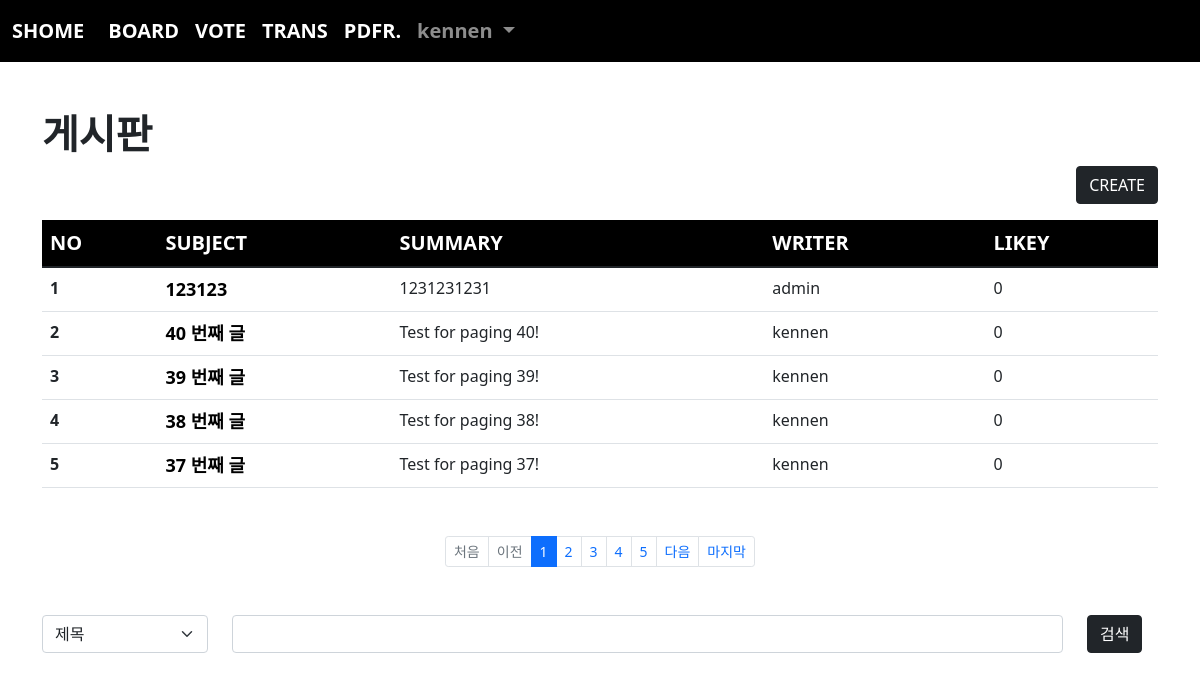
The page /board/index/ (signed in) on the database its author committed.
### acc/models.py (models this page shows, shortened)
class User(AbstractUser):
    comment = models.TextField()
    point = models.IntegerField(default=0)
    age = models.IntegerField(default=0)
    pic = models.ImageField(upload_to="user/%y/%m")

### board/models.py (models this page shows, shortened)
class Board(models.Model):
    subject = models.CharField(max_length=100)
    writer = models.ForeignKey(User, on_delete=models.CASCADE, related_name="writer")
    content = models.TextField()
    likey = models.ManyToManyField(User, blank=True, related_name="likey")
    pubdate = models.DateTimeField()
    def summary(self):
        if len(self.content) > 100:
            return f"{self.content[:100]}   ..."
        return self.content

### board/views.py (the view)
# urls.py: path('index/', views.index, name="index"),
def index(request):
    pg = request.GET.get("page", 1)
    cate = request.GET.get("cate", "")
    kw = request.GET.get("kw", "")
    if kw:
        if cate == "sub":
            b = Board.objects.filter(subject__startswith=kw)
        elif cate == "wri":
            try:
                from acc.models import User
                u = User.objects.get(username=kw)
                b = Board.objects.filter(writer=u)
            except:
                b = Board.objects.none()
        elif cate == "con":
            b = Board.objects.filter(content__contains=kw)
        else:
            messages.error(request, "혼나!")
            b = Board.objects.all()
    else:
        b = Board.objects.all()
    b = b.order_by('-pubdate')
    pag = Paginator(b,5)
    obj = pag.get_page(pg)
    context = {
        "bset": obj,
        "cate": cate,
        "kw": kw
    }
    return render(request, "board/index.html", context)

### templates/board/index.html (shortened to what this page needs)
{% extends 'base.html' %}
{% block con %}
{% load mathfilters %}
    <div class="container mt-5 mb-5">
        <h1><b>게시판</b></h1>
        <div class="text-end">
            <a href="{% url 'board:create' %}" class="btn btn-dark">CREATE</a>
        </div>
        <table class="table mt-3">
            <thead style="background-color: black; color:white; font-size: 20px;">
                <tr>
                    <th scope="col">NO</th>
                    <th scope="col">SUBJECT</th>
                    <th scope="col">SUMMARY</th>
                    <th scope="col">WRITER</th>
                    <th scope="col">LIKEY</th>
                </tr>
            </thead>
            <tbody>
                {% if bset %}
                    {% for i in bset %}
                        <tr>
                            <th scope="row">{{ bset.start_index|add:forloop.counter0 }}</th>
                            <td><a class="sub" href="{% url 'board:detail' i.id %}">{{ i.subject }}</a></td>
                            <td>{{ i.summary }}</td>
                            <td>{{ i.writer }}</td>
                            <td>{{ i.likey.all.count }}</td>
                        </tr>
                    {% endfor %}
                {% endif %}
            </tbody>
        </table>
        <nav aria-label="Page navigation example" class="mt-5">
            <ul class="pagination justify-content-center pagination-sm">
                {% if bset.has_previous %}
                    <li class="page-item"><a class="page-link" href="{% url 'board:index' %}?page=1&cate={{cate}}&kw={{kw}}">처음</a></li>
                    <li class="page-item"><a class="page-link" href="{% url 'board:index' %}?page={{ bset.previous_page_number }}&cate={{cate}}&kw={{kw}}">이전</a></li>
                {% else %}
                    <li class="page-item disabled"><a class="page-link">처음</a></li>
                    <li class="page-item disabled"><a class="page-link">이전</a></li>
                {% endif %}
                {% for i in bset.paginator.page_range %}
                    {% if i >= bset.number|sub:5 and bset.number|add:4 >= i %}
                        <li class="page-item {% if bset.number == i %}active{% endif %}"><a class="page-link" href="{% url 'board:index' %}?page={{i}}&cate={{cate}}&kw={{kw}}">{{i}}</a></li>
                    {% endif %}
                {% endfor %}
                {% if bset.has_next %}
                    <li class="page-item"><a class="page-link" href="{% url 'board:index' %}?page={{ bset.next_page_number }}&cate={{cate}}&kw={{kw}}">다음</a></li>
                    <li class="page-item"><a class="page-link" href="{% url 'board:index' %}?page={{ bset.paginator.num_pages }}&cate={{cate}}&kw={{kw}}">마지막</a></li>
                {% else %}
                    <li class="page-item disabled"><a class="page-link">다음</a></li>
                    <li class="page-item disabled"><a class="page-link">마지막</a></li>
                {% endif %}
            </ul>
        </nav>
        <form>
            <div class="row mt-5 mb-5">
                <div class="col-lg-2">
                    <select name="cate" class="form-select" aria-label="Default select example">
                        <option value="sub" {% if cate == 'sub' %} selected {% endif %}>제목</option>
                    </select>
                </div>
                <div class="col-lg-9">
                    <input type="text" class="form-control" name="kw" value="{{kw}}">
                </div>
                <div class="col-lg-1">
                    <button class="btn btn-dark">검색</button>
                </div>
            </div>
        </form>
    </div>
{% endblock %}

### templates/base.html (shortened to what this page needs)
<!doctype html>
<html lang="en">
    <head>
        <link href="https://cdn.jsdelivr.net/npm/bootstrap@5.1.3/dist/css/bootstrap.min.css" rel="stylesheet">
    </head>
    <body>
        {% if user.is_authenticated %}
            <nav class="navbar navbar-expand-lg navbar-dark" style="background-color: rgb(0, 0, 0); font-size: 20px; font-weight: bold;">
                <div class="container-fluid">
                    <a class="navbar-brand" href="{% url 'acc:index' %}">SHOME</a>
                    <div class="collapse navbar-collapse" id="navbarSupportedContent">
                        <ul class="navbar-nav me-auto mb-2 mb-lg-0">
                            <li class="nav-item">
                                <a class="nav-link active" aria-current="page" href="{% url 'board:index' %}">BOARD</a>
                            </li>
                            <li class="nav-item">
                                <a class="nav-link active" aria-current="page" href="{% url 'vote:index' %}">VOTE</a>
                            </li>
                            <li class="nav-item">
                                <a class="nav-link active" aria-current="page" href="{% url 'trans:index' %}">TRANS</a>
                            </li>
                            <li class="nav-item">
                                <a class="nav-link active" aria-current="page" href="{% url 'pdfread:index' %}">PDFR.</a>
                            </li>
                            <li class="nav-item dropdown">
                                <a class="nav-link dropdown-toggle" href="#" id="navbarDropdown" role="button" data-bs-toggle="dropdown" aria-expanded="false">
                                    {{ user }}
                                </a>
                            </li>
                        </ul>
                    </div>
                </div>
            </nav>
        {% endif %}
        {% if user.is_authenticated %}
            {% block con %}{% endblock %}
        {% endif %}
    </body>
</html>

### templates/board/index.html (style rules this page uses)
a.sub { text-decoration: none; font-size: 18px; color:black; font-weight: bold; }

### rows shown on the page
User: username "kennen"
Board: start_index|add "1", subject "123123", summary "1231231231", writer "admin", likey.all.count "0"
Board: start_index|add "2", subject "40 번째 글", summary "Test for paging 40!", writer "kennen", likey.all.count "0"
Board: start_index|add "3", subject "39 번째 글", summary "Test for paging 39!", writer "kennen", likey.all.count "0"
Board: start_index|add "4", subject "38 번째 글", summary "Test for paging 38!", writer "kennen", likey.all.count "0"
Board: start_index|add "5", subject "37 번째 글", summary "Test for paging 37!", writer "kennen", likey.all.count "0"

### other values the page prints
{{ i }} "1" "2" "3" "4" "5"
